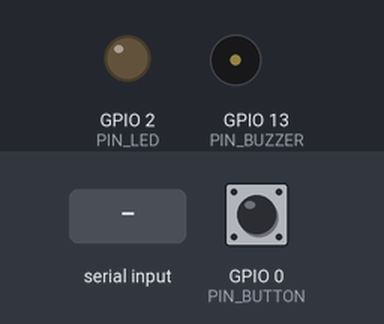
The sketch below on a simulated ESP32. Shown: output pins drawn as LEDs (lit = HIGH), buzzer (waves = sounding, pin HIGH). Inputs (shaded band) come from the test bench; at power-on: GPIO 0 (PIN_BUTTON) HIGH. What the sketch prints to the serial monitor is not drawn.

Above: at 1.2 s.
1.3 s: "BUZZ:500\n" received over Serial
At 1.7 s:
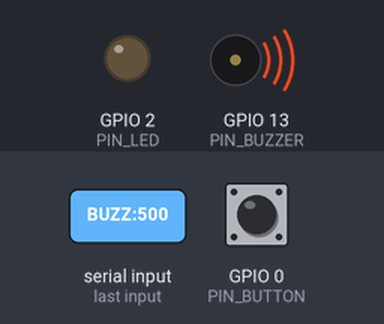
3.3 s: "LED:ON\n" received over Serial
At 4.1 s:
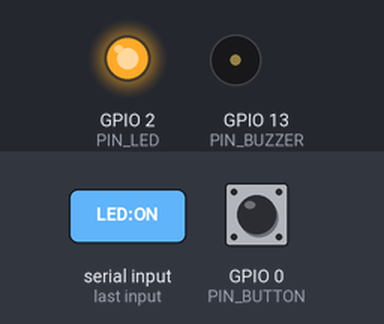
4.8 s: "BUZZ:90\n" received over Serial
At 5.2 s:
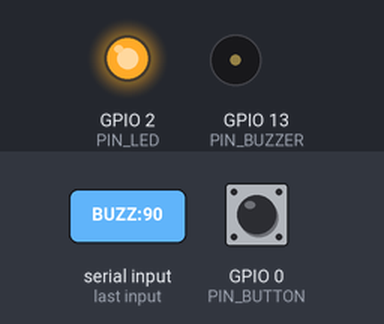
6.3 s: "LED:OFF\n" received over Serial
At 7.7 s:
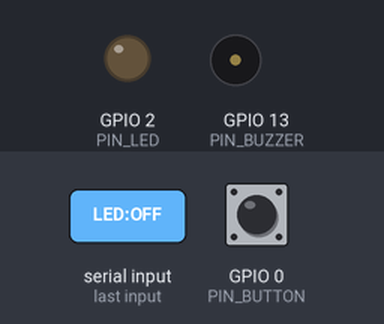
Timing chart, 0 to 8.8 s (numbered marks = the images above; inputs shaded):
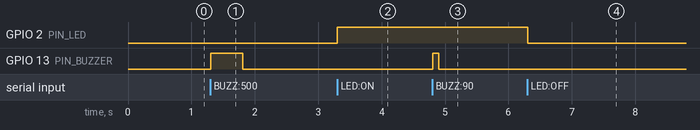

The sketch:

esp32_firmware.ino
```cpp
/*
 * 星伴AI · ESP32 智能交互盒固件
 * -----------------------------------------
 * 与桌面端 hardware/esp32_controller.py 配套使用。
 *
 * 串口协议（115200 8N1，行尾 \n）：
 *   电脑 -> ESP32:
 *     "LED:ON"    点亮 LED
 *     "LED:OFF"   熄灭 LED
 *     "BUZZ:500"  蜂鸣 500 毫秒
 *   ESP32 -> 电脑（主动上报）:
 *     "BTN:1"     按键按下
 *     "BTN:0"     按键松开
 *
 * 接线（可按实际修改下方引脚定义）：
 *   LED      -> GPIO 2（ESP32 开发板通常板载 LED 也接 2）
 *   蜂鸣器   -> GPIO 13（有源蜂鸣器，高电平响；无源蜂鸣器请自行加 PWM）
 *   大按键   -> GPIO 0（一端接 GPIO0，另一端接 GND，使用内部上拉）
 *
 * 烧录：Arduino IDE 选 "ESP32 Dev Module"，端口选对应 COM 口，编译上传。
 */

#define PIN_LED      2    // LED 输出
#define PIN_BUZZER   13   // 蜂鸣器输出
#define PIN_BUTTON   0    // 按键输入（内部上拉，按下接地）

// 按键去抖
unsigned long lastBtnRead = 0;
const unsigned long DEBOUNCE_MS = 30;
int lastBtnState = HIGH;      // 上拉：松开为 HIGH，按下为 LOW
bool lastReported = false;    // 上一次上报的按下状态

// 蜂鸣计时（非阻塞）
unsigned long buzzUntil = 0;

void setup() {
  Serial.begin(115200);

  pinMode(PIN_LED, OUTPUT);
  pinMode(PIN_BUZZER, OUTPUT);
  pinMode(PIN_BUTTON, INPUT_PULLUP);

  digitalWrite(PIN_LED, LOW);
  digitalWrite(PIN_BUZZER, LOW);

  // 上电握手，便于电脑端确认设备已就绪
  Serial.println("READY");
}

void loop() {
  // ---------- 1. 处理串口命令 ----------
  while (Serial.available() > 0) {
    String line = Serial.readStringUntil('\n');
    line.trim();
    if (line.length() == 0) continue;

    if (line == "LED:ON") {
      digitalWrite(PIN_LED, HIGH);
    } else if (line == "LED:OFF") {
      digitalWrite(PIN_LED, LOW);
    } else if (line.startsWith("BUZZ:")) {
      unsigned long ms = line.substring(5).toInt();
      if (ms > 0) {
        digitalWrite(PIN_BUZZER, HIGH);
        buzzUntil = millis() + ms;
      }
    }
  }

  // ---------- 2. 蜂鸣到时关闭 ----------
  if (buzzUntil > 0 && millis() >= buzzUntil) {
    digitalWrite(PIN_BUZZER, LOW);
    buzzUntil = 0;
  }

  // ---------- 3. 按键检测（带去抖） ----------
  int reading = digitalRead(PIN_BUTTON);
  if (reading != lastBtnState) {
    lastBtnRead = millis();
  }
  if (millis() - lastBtnRead > DEBOUNCE_MS && reading != lastReported) {
    // 状态稳定后确认按下/松开（上拉：LOW=按下）
    bool pressed = (reading == LOW);
    Serial.print("BTN:");
    Serial.println(pressed ? "1" : "0");
    lastReported = reading;
  }
  lastBtnState = reading;

  delay(5);
}
```

Measured:
- after the input at 1.3 s, GPIO 13 (PIN_BUZZER): LOW → HIGH at once, → LOW 0.51 s later
- after the input at 3.3 s, GPIO 2 (PIN_LED): LOW → HIGH at once
- after the input at 4.8 s, GPIO 13 (PIN_BUZZER): LOW → HIGH at once, → LOW 0.09 s later
- after the input at 6.3 s, GPIO 2 (PIN_LED): HIGH → LOW at once
